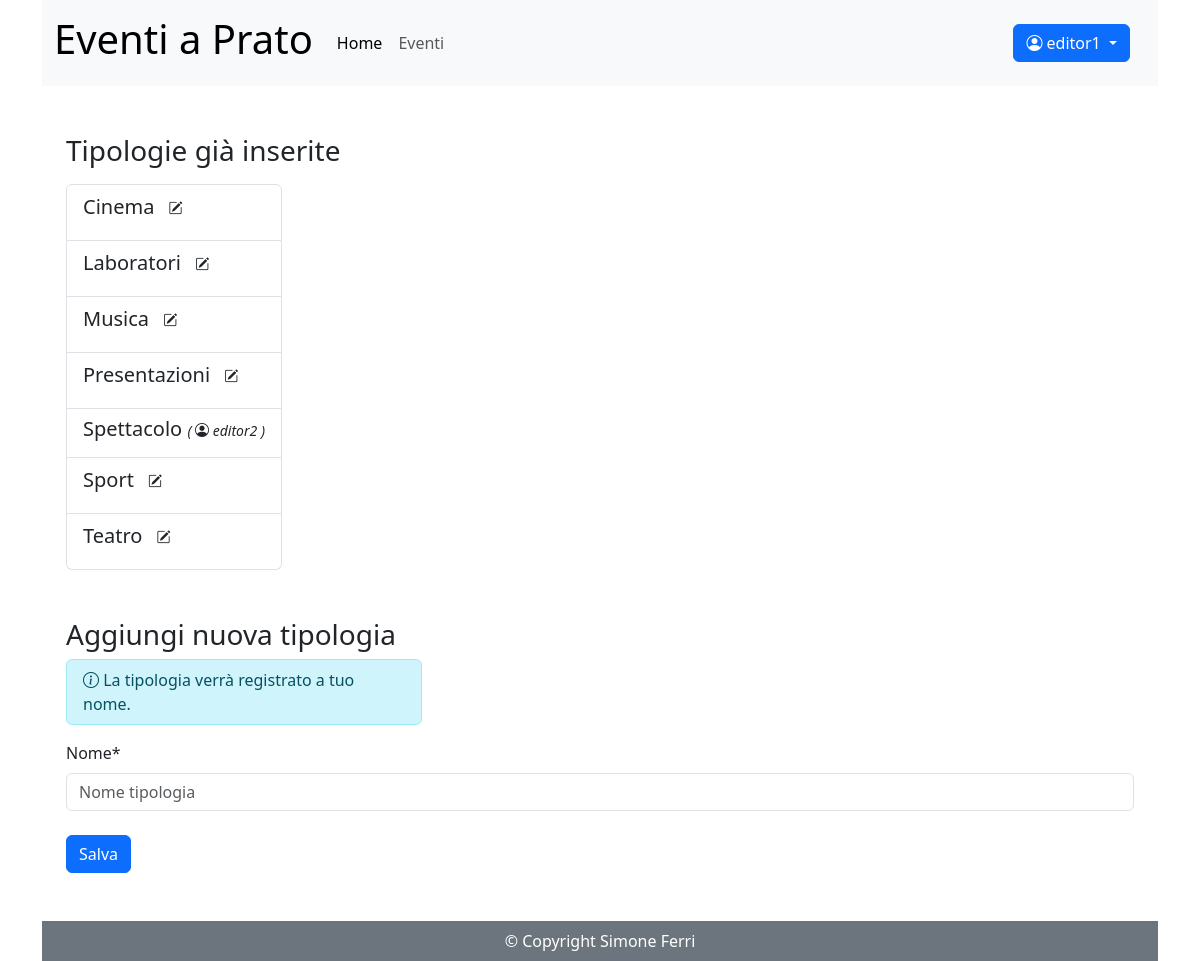
Page /gestione_tipologia/ (signed in) on the earlier database version.
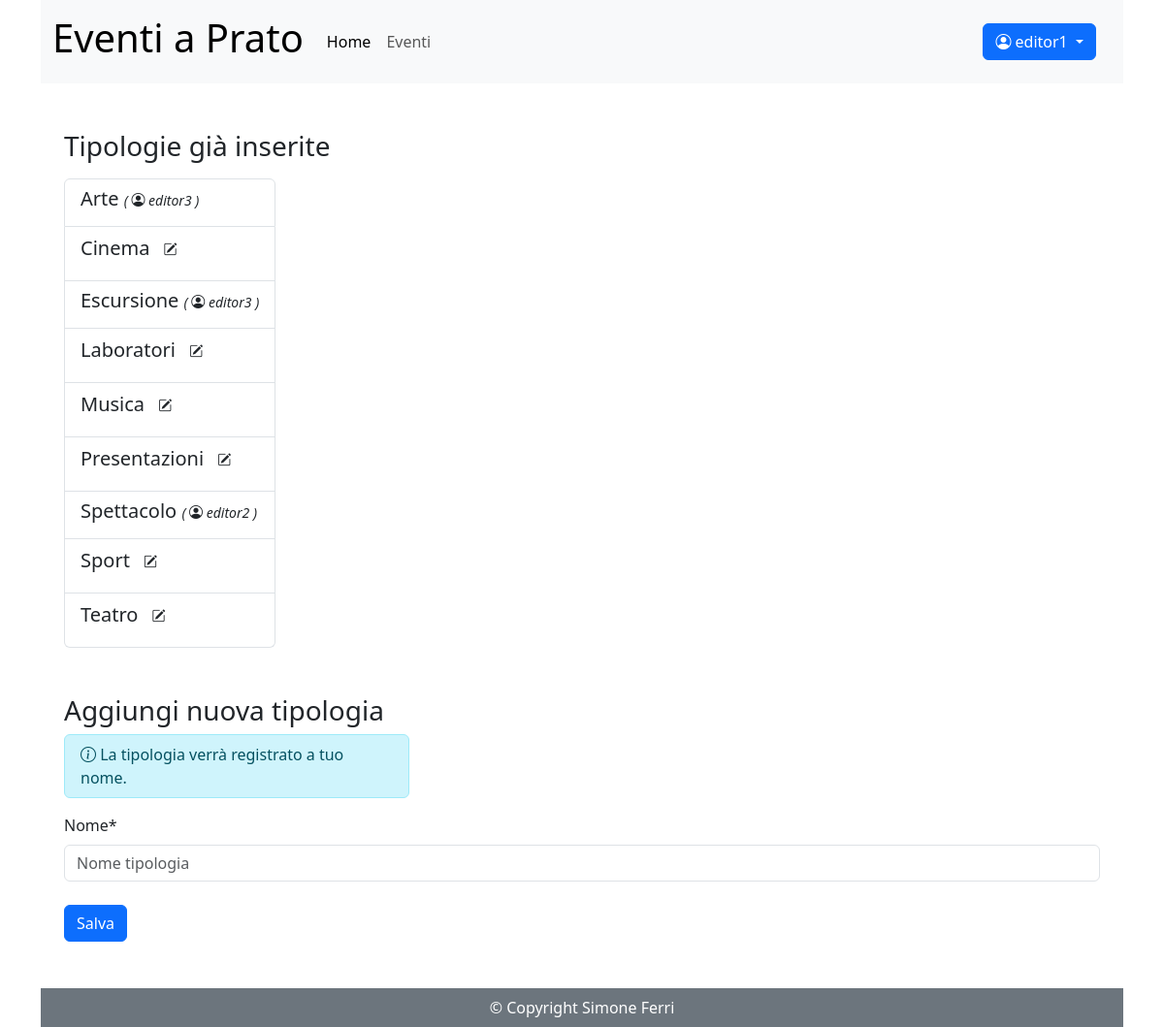
Same page on the later database version.
### eventi_gestione/models.py (models this page shows, shortened)
class Tipologia(models.Model):
    nome_tipo = models.CharField(max_length=100)
    creatore = models.ForeignKey(CustomUser, on_delete=models.CASCADE, related_name='tipologie_create')
    class Meta:
        ordering = ['nome_tipo']

### eventi_accounts/models.py (models this page shows)
class CustomUser(AbstractUser):
    eta = models.PositiveIntegerField(null=True, blank=True, verbose_name="Età")
    telefono = models.PositiveIntegerField(null=True, blank=True)

### eventi_gestione/views.py (the view, shortened to what this page needs)
# urls.py: path("gestione_tipologia/", TipologiaCreateView.as_view(), name="gestione_tipologia_creazione"),
class TipologiaCreateView(LoginRequiredMixin, UserPassesTestMixin, CreateView):
    model = Tipologia
    form_class = GestioneTipologiaForm
    template_name = 'gestione_tipologia.html'
    success_url = reverse_lazy('gestione_tipologia_creazione')
    def test_func(self):
        return self.request.user.groups.filter(name='redattori').exists()
    def get_context_data(self, **kwargs):
        context = super().get_context_data(**kwargs)
        context['tipologie_esistenti'] = Tipologia.objects.all().order_by('nome_tipo')
        return context

### eventi_pagine/templatetags/auth_extras.py (called while the page is built)
@register.filter(name='has_group')
def has_group(user, group_name):
    return user.groups.filter(name=group_name).exists()

### templates/gestione_tipologia.html (shortened to what this page needs)
{% extends "base.html" %}
{% load crispy_forms_tags %}
{% block content %}
    {% if request.resolver_match.url_name == 'gestione_tipologia_creazione' %}
        <div class="mb-5">
            <h3 class="mb-3">Tipologie già inserite</h3>
            {% if tipologie_esistenti %}
                <div class="row">
                    <div class="col-sm-auto">
                        <ul class="list-group">
                            {% for tipo in tipologie_esistenti %}
                                <li class="list-group-item d-flex align-middle">
                                    <p class="h5">
                                        {{ tipo.nome_tipo }}
                                        {% if tipo.creatore == user %}
                                            <a href="{% url 'gestione_tipologia_modifica' tipo.id %}" class="btn btn-white btn-sm" role="button"><i class="bi bi-pencil-square"></i> <span class="visually-hidden">Modifica</span></a>
                                        {% else %}
                                            <em class="h6 fw-normal"><small>( <i class="bi bi-person-circle " title="creatore" aria-label="creata da"></i> {{ tipo.creatore.username }} )</small></em>
                                        {% endif %}
                                    </p>
                                </li>
                            {% endfor %}
                        </ul>
                    </div>
                </div>
                {% else %}
                <p class="text-muted italic">Non è ancora stata inserita nessuna tipologia.</p>
            {% endif %}
        </div>
        <h3 class="mt-5">Aggiungi nuova tipologia</h3>
    {% endif %}
    {% crispy form %}
{% endblock content %}

Differences in the rows shown:
added Tipologia: nome_tipo "Arte", creatore.username "editor3"
added Tipologia: nome_tipo "Escursione", creatore.username "editor3"
